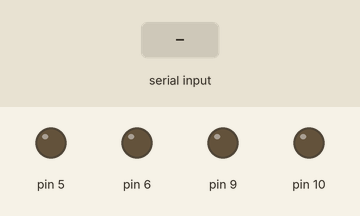
Bench run of a sketch on a simulated Arduino Uno, built with avr-gcc and run on an emulated ATmega328P. Shown: output pins drawn as LEDs (lit = HIGH). The inputs (shaded band) are chosen by the test bench.

Above: at 1.2 s.
1.3 s: "f" received over Serial
At 2.5 s:
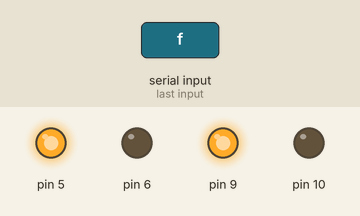
2.8 s: "b" received over Serial
At 3.8 s:
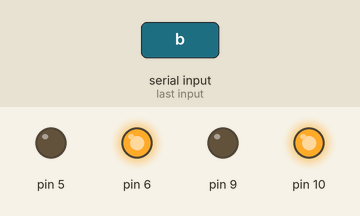
4.3 s: "l" received over Serial
At 4.9 s:
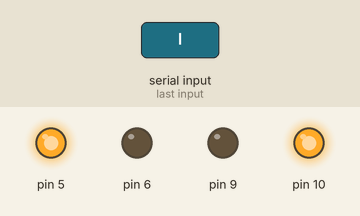
5.8 s: "r" received over Serial
At 7.5 s:
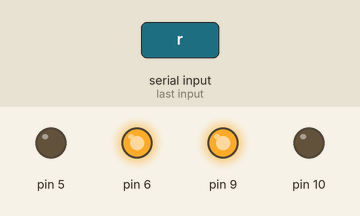
7.8 s: "s" received over Serial
At 9.2 s:
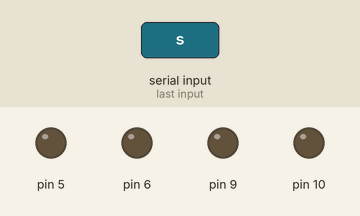
Timing chart, 0 to 10.8 s (numbered marks = the images above; inputs shaded):
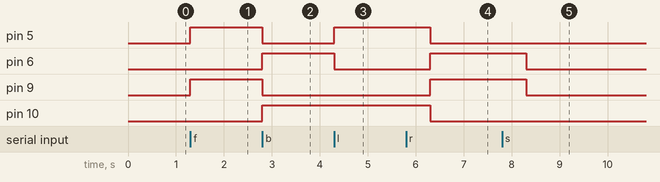

The sketch:

car.ino
```cpp
void setup() {
  pinMode(5,OUTPUT);
  pinMode(6,OUTPUT);
  pinMode(9,OUTPUT);
  pinMode(10,OUTPUT);
  Serial.begin(9600);// opens serial port, sets data rate to 9600 bps
}
int income=0;
void loop() {
  // reply only when you receive data:
  if (Serial.available() > 0) {
    // read the incoming byte:
    income = Serial.read();
    switch(income){
      case 'f':forward(); break;
        case 'b':backward(); break;
        case 'l':left(); break;
        case 'r':right();  break;
        case 's':stop(); break;
        default: break;
    }

  }
}
void forward(){
  digitalWrite(13,LOW);//13端口为左转向灯
  digitalWrite(12,LOW);//12端口为左转向灯
  digitalWrite(5,HIGH);
  digitalWrite(6,LOW);
  digitalWrite(9,HIGH);
  digitalWrite(10,LOW);
}
void backward(){
  digitalWrite(12,LOW);
  digitalWrite(13,LOW);
  digitalWrite(5,LOW);
  digitalWrite(6,HIGH);
  digitalWrite(9,LOW);
  digitalWrite(10,HIGH);
}

void left(){
  digitalWrite(12,LOW);
  digitalWrite(5,HIGH);
  digitalWrite(6,LOW);
  digitalWrite(10,HIGH);
  digitalWrite(9,LOW);
  while(Serial.available() == 0){
    digitalWrite(13,HIGH);
    delay(500);
    digitalWrite(13,LOW);
    delay(500);  }


}
void right(){
  digitalWrite(13,LOW);
  digitalWrite(6,HIGH);
  digitalWrite(5,LOW);
  digitalWrite(9,HIGH);
  digitalWrite(10,LOW);
  while(Serial.available() == 0){
    digitalWrite(12,HIGH);
    delay(500);
  digitalWrite(12,LOW);
    delay(500);  }

}
void stop(){
  digitalWrite(12,LOW);
  digitalWrite(13,LOW);
  digitalWrite(5,LOW);
  digitalWrite(6,LOW);
  digitalWrite(10,LOW);
  digitalWrite(9,LOW);
}
```

Measured:
- after the input at 1.3 s, pin 5, pin 9: LOW → HIGH at once
- after the input at 2.8 s, pin 5, pin 9: HIGH → LOW at once; pin 6, pin 10: LOW → HIGH at once
- after the input at 4.3 s, pin 5: LOW → HIGH at once; pin 6: HIGH → LOW at once
- after the input at 5.8 s, pin 5, pin 10: HIGH → LOW after 0.50 s; pin 6, pin 9: LOW → HIGH after 0.50 s
- after the input at 7.8 s, pin 6, pin 9: HIGH → LOW after 0.50 s
